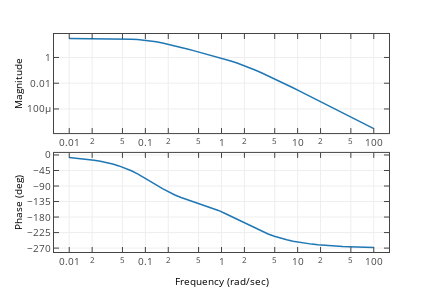

Notebook code for this chart:
### Markdown cell above
Lehengo lana da irabazia konpensatzea, gero lagintze maiztasuna aukeratzeko. Kontutan hartu behar da 0 motako sistema dela eta berrelikadura unitarioa

### Code cell
ess=0.05
Kp=1/ess-1
K=Kp/g2.horner(0)
print('Kp= ',Kp, 'K=', K)
print('Minimoa denez, K pixka bat handituko dut, K=3')
K=3

#lagintze maiztasuna aukeratzeko aukera bat: begizta irekiko irabazi kritikoko maiztasuna x20
c.bode(K*g2)
f=plt.gcf();py.iplot_mpl(f)
wik=0.91
Tl=2*sp.pi/wik/20
print('Lagintze periodoa: ', Tl)

### Figure 1 — Plotly figure (JSON) as saved in the notebook; plotly's stock layout.template omitted (floating-point values rounded to 4 significant figures)
{"data": [{"line": {"color": "rgba (31, 119, 180, 1)", "dash": "solid", "width": 1.5}, "mode": "lines", "name": "_line0", "type": "scatter", "uid": "69eec57f-3d7b-4680-a4b8-ca82ef742e66", "x": [0.01, 0.01207, 0.01456, 0.01758, 0.02121, 0.0256, 0.03089, 0.03728, 0.04498, 0.05429, 0.06551, 0.07906, 0.09541, 0.1151, 0.1389, 0.1677, 0.2024, 0.2442, 0.2947, 0.3556, 0.4292, 0.5179, 0.6251, 0.7543, 0.9103, 1.099, 1.326, 1.6, 1.931, 2.33, 2.812, 3.393, 4.095, 4.942, 5.964, 7.197, 8.685, 10.48, 12.65, 15.26, 18.42, 22.23, 26.83, 32.37, 39.07, 47.15, 56.9, 68.66, 82.86, 100], "xaxis": "x", "y": [29.62, 29.58, 29.52, 29.44, 29.32, 29.15, 28.9, 28.52, 27.98, 27.19, 26.05, 24.46, 22.33, 19.65, 16.6, 13.45, 10.53, 8.045, 6.056, 4.53, 3.385, 2.531, 1.892, 1.407, 1.036, 0.7509, 0.5319, 0.3668, 0.2456, 0.1596, 0.1009, 0.06223, 0.03761, 0.02236, 0.01313, 0.007643, 0.004418, 0.002542, 0.001457, 0.0008337, 0.0004761, 0.0002716, 0.0001548, 8.818e-05, 5.021e-05, 2.859e-05, 1.627e-05, 9.261e-06, 5.27e-06, 2.999e-06], "yaxis": "y"}, {"line": {"color": "rgba (31, 119, 180, 1)", "dash": "solid", "width": 1.5}, "mode": "lines", "name": "_line0", "type": "scatter", "uid": "4eb9d6ac-f76f-4d7b-b28c-82d908c80af3", "x": [0.01, 0.01207, 0.01456, 0.01758, 0.02121, 0.0256, 0.03089, 0.03728, 0.04498, 0.05429, 0.06551, 0.07906, 0.09541, 0.1151, 0.1389, 0.1677, 0.2024, 0.2442, 0.2947, 0.3556, 0.4292, 0.5179, 0.6251, 0.7543, 0.9103, 1.099, 1.326, 1.6, 1.931, 2.33, 2.812, 3.393, 4.095, 4.942, 5.964, 7.197, 8.685, 10.48, 12.65, 15.26, 18.42, 22.23, 26.83, 32.37, 39.07, 47.15, 56.9, 68.66, 82.86, 100], "xaxis": "x2", "y": [-7.072, -8.534, -10.3, -12.43, -15.0, -18.09, -21.83, -26.32, -31.71, -38.16, -45.78, -54.65, -64.68, -75.56, -86.74, -97.55, -107.4, -116.0, -123.4, -129.9, -135.7, -141.3, -147.2, -153.6, -160.8, -168.8, -177.5, -186.7, -196.0, -205.2, -214.0, -222.0, -229.3, -235.6, -241.2, -245.9, -249.9, -253.3, -256.1, -258.5, -260.4, -262.1, -263.4, -264.5, -265.5, -266.2, -266.9, -267.4, -267.9, -268.2], "yaxis": "y2"}], "layout": {"autosize": false, "height": 288, "hovermode": "closest", "margin": {"b": 36, "l": 54, "pad": 0, "r": 43, "t": 34}, "showlegend": false, "width": 432, "xaxis": {"anchor": "y", "domain": [0, 1], "mirror": "ticks", "nticks": 9, "range": [-2.2, 2.2], "showgrid": true, "showline": true, "side": "bottom", "tickfont": {"size": 10}, "ticks": "inside", "type": "log", "zeroline": false}, "xaxis2": {"anchor": "y2", "domain": [0, 1], "mirror": "ticks", "nticks": 9, "range": [-2.2, 2.2], "showgrid": true, "showline": true, "side": "bottom", "tickfont": {"size": 10}, "ticks": "inside", "title": {"font": {"color": "#000000", "size": 10}, "text": "Frequency (rad/sec)"}, "type": "log", "zeroline": false}, "yaxis": {"anchor": "x", "domain": [0.5455, 1], "mirror": "ticks", "nticks": 7, "range": [-5.873, 1.821], "showgrid": true, "showline": true, "side": "left", "tickfont": {"size": 10}, "ticks": "inside", "title": {"font": {"color": "#000000", "size": 10}, "text": "Magnitude"}, "type": "log", "zeroline": false}, "yaxis2": {"anchor": "x2", "domain": [0, 0.4545], "dtick": 45, "mirror": "ticks", "range": [-281.3, 5.986], "showgrid": true, "showline": true, "side": "left", "tick0": -270, "tickfont": {"size": 10}, "ticks": "inside", "title": {"font": {"color": "#000000", "size": 10}, "text": "Phase (deg)"}, "type": "linear", "zeroline": false}}}
